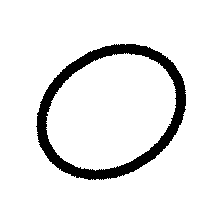
%> input picture images/train/circle/circle-train-0.png, 224 x 224 px; its folder holds 4 pictures in this run
$ octave --eval "result = pointB;"   (GNU Octave 9; MATLAB toolbox functions it lacks are replaced by stand-ins)
%> lines starting %> are read from the running program, lines starting %| are printed output that depends on the picture; in (x1, y1, x2, y2) boxes, pixels count from 0 and x2, y2 are one past the last pixel; in counts of white or black regions, pixels touching at a corner belong together; the program's own positions count from 1
function [bestP,epochs,accuracy] = pointB()
    clc;
    clear all;
    close all;

    %Inicializar as variaveis
    IMG_RES = [25 25];
    figurasBW = zeros(IMG_RES(1) * IMG_RES(2), 50*6);
    counter=1;con
%> (this line was passed over: con is not available in this run)
    nImages=50;
    figurasTarget = zeros(6,50*6);

    %% Ler e redimensionar as imagens e preparar os targets
    %circle
    for i=0:nImages-1
        img = imread(sprintf('images\\train\\circle\\circle-train-%d.png', i));
%> img is the input picture: size 224x224x3 uint8; 91.8% white; 1 black region, box (x1, y1, x2, y2) and area: (36, 44, 186, 180) 4108
        img = imresize(img, IMG_RES);
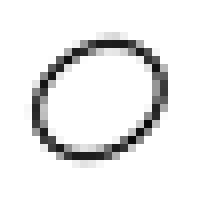
%> img: size 25x25x3 uint8 (shown 8 times larger); min 10, max 255, mean 233.3
        binarizedImg = im2bw(img);
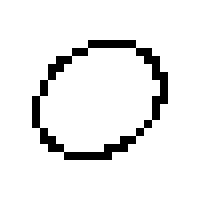
%> binarizedImg: size 25x25 logical (shown 8 times larger); 92% white; black in thin lines or dots, all inside (x1, y1, x2, y2) = (4, 5, 21, 20)
        figurasBW(:, counter+i) = reshape(binarizedImg, 1, []);
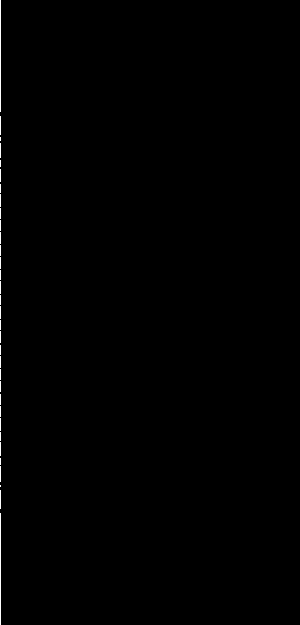
%> figurasBW: size 625x300 double; values 0 (black) and 1 (white), 0.31% white in thin lines or dots, all inside (x1, y1, x2, y2) = (0, 0, 1, 625)
        figurasTarget(1,counter+i) =  1;
    end
%> pass 2 of the loop in pointB, `for i=0:nImages-1`:
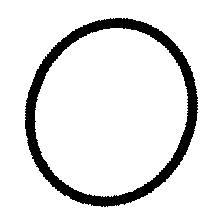
%> input picture images/train/circle/circle-train-1.png, 224 x 224 px
%> in pointB, img is the input picture: size 224x224x3 uint8; 89.5% white; 1 black region, box (x1, y1, x2, y2) and area: (25, 18, 198, 207) 5253
%> in pointB, `img = imresize(img, IMG_RES);`:
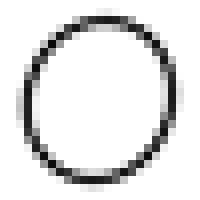
%> img: size 25x25x3 uint8 (shown 8 times larger); min 10, max 255, mean 227.2
%> binarizedImg: size 25x25 logical; 89.4% white; black in thin lines or dots, all inside (x1, y1, x2, y2) = (3, 2, 22, 23)
%> in pointB, `figurasBW(:, counter+i) = reshape(binarizedImg, 1, []);`:
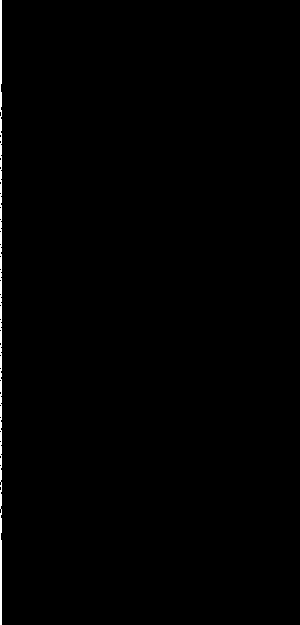
%> figurasBW: size 625x300 double; values 0 (black) and 1 (white), 0.6% white; 1 white region, box (x1, y1, x2, y2) and area: (0, 0, 2, 625) 1134
    counter=counter+nImages;
    %kite
    for i=0:nImages-1
        img = imread(sprintf('images\\train\\kite\\kite-train-%d.png', i));
        img = imresize(img, IMG_RES);
        binarizedImg = im2bw(img);
        figurasBW(:, counter+i) = reshape(binarizedImg, 1, []);
        figurasTarget(2,counter+i) =  1;
    end
    counter=counter+nImages;
    %parallelogram
    for i=0:nImages-1
        img = imread(sprintf('images\\train\\parallelogram\\parallelogram-train-%d.png', i));
        img = imresize(img, IMG_RES);
        binarizedImg = im2bw(img);
        figurasBW(:, counter+i) = reshape(binarizedImg, 1, []);
        figurasTarget(3,counter+i) =  1;
    end
    counter=counter+nImages;
    %square
    for i=0:nImages-1
        img = imread(sprintf('images\\train\\square\\square-train-%d.png', i));
        img = imresize(img, IMG_RES);
        binarizedImg = im2bw(img);
        figurasBW(:, counter+i) = reshape(binarizedImg, 1, []);
        figurasTarget(4,counter+i) =  1;
    end
    counter=counter+nImages;
    %trapezoid
    for i=0:nImages-1
        img = imread(sprintf('images\\train\\trapezoid\\trapezoid-train-%d.png', i));
        img = imresize(img, IMG_RES);
        binarizedImg = im2bw(img);
        figurasBW(:, counter+i) = reshape(binarizedImg, 1, []);
        figurasTarget(5,counter+i) =  1;
    end
    counter=counter+nImages;
    %triangle
    for i=0:nImages-1
        img = imread(sprintf('images\\train\\triangle\\triangle-train-%d.png', i));
        img = imresize(img, IMG_RES);
        binarizedImg = im2bw(img);
        figurasBW(:, counter+i) = reshape(binarizedImg, 1, []);
        figurasTarget(6,counter+i) =  1;
    end

    %% Preparar e treinar rede
    net = feedforwardnet([10]);
    net.trainFcn = 'trainlm';
    net.layers{1}.transferFcn = 'tansig';
    net.layers{2}.transferFcn = 'purelin';
    net.divideFcn = 'dividerand';
    net.divideParam.trainRatio = 0.7;
    net.divideParam.valRatio = 0.15;
    net.divideParam.testRatio = 0.15;
    [net,tr] = train(net, figurasBW, figurasTarget);

    %% Simular e analisar resultados
    out = sim(net, figurasBW);
    r = 0;
    for i=1:size(out,2)
        [a b] = max(out(:,i));
        [c d] = max(figurasTarget(:,i));
        if b == d
          r = r+1;
        end
    end

    plotconfusion(figurasTarget, out)

    accuracy = r/size(out,2);
    fprintf('\nPrecisao total de treino %f\n', accuracy)
    fprintf('Epoch: %d\n',tr.num_epochs)
    fprintf('Stop: %s\n',tr.stop)
    fprintf('Perf: \n')
    tr.best_perf
    bestP=tr.best_perf;
    epochs=tr.num_epochs;
    stop=tr.stop;

    save('net.mat', 'net');

end
%> (the run ends here)
